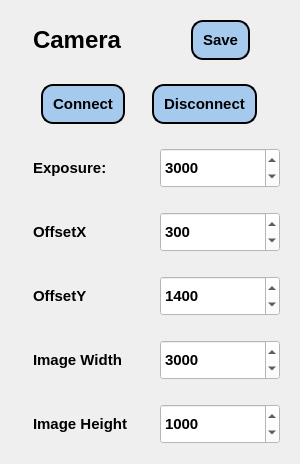
        <widget class="QWidget" name="paramaterFrame_2" native="true">
         <property name="enabled">
          <bool>true</bool>
         </property>
         <property name="sizePolicy">
          <sizepolicy hsizetype="Preferred" vsizetype="Fixed">
           <horstretch>0</horstretch>
           <verstretch>0</verstretch>
          </sizepolicy>
         </property>
         <property name="minimumSize">
          <size>
           <width>300</width>
           <height>0</height>
          </size>
         </property>
         <property name="maximumSize">
          <size>
           <width>10000</width>
           <height>1200</height>
          </size>
         </property>
         <property name="font">
          <font>
           <weight>75</weight>
           <bold>true</bold>
          </font>
         </property>
         <property name="styleSheet">
          <string notr="true"/>
         </property>
         <layout class="QGridLayout" name="gridLayout_4">
          <item row="4" column="0" colspan="2">
           <widget class="QWidget" name="widget_89" native="true">
            <layout class="QGridLayout" name="gridLayout_18">
             <item row="0" column="2">
              <widget class="QSpinBox" name="spinbox_offset_y">
               <property name="sizePolicy">
                <sizepolicy hsizetype="Minimum" vsizetype="Fixed">
                 <horstretch>0</horstretch>
                 <verstretch>40</verstretch>
                </sizepolicy>
               </property>
               <property name="minimumSize">
                <size>
                 <width>0</width>
                 <height>40</height>
                </size>
               </property>
               <property name="maximumSize">
                <size>
                 <width>140</width>
                 <height>40</height>
                </size>
               </property>
               <property name="font">
                <font>
                 <pointsize>11</pointsize>
                 <weight>75</weight>
                 <bold>true</bold>
                </font>
               </property>
               <property name="styleSheet">
                <string notr="true">background-color: rgb(255, 255, 255);
</string>
               </property>
               <property name="minimum">
                <number>0</number>
               </property>
               <property name="maximum">
                <number>2748</number>
               </property>
               <property name="value">
                <number>1400</number>
               </property>
              </widget>
             </item>
             <item row="0" column="1">
              <widget class="QLabel" name="label_134">
               <property name="sizePolicy">
                <sizepolicy hsizetype="Preferred" vsizetype="Preferred">
                 <horstretch>0</horstretch>
                 <verstretch>0</verstretch>
                </sizepolicy>
               </property>
               <property name="font">
                <font>
                 <pointsize>11</pointsize>
                 <weight>75</weight>
                 <bold>true</bold>
                </font>
               </property>
               <property name="text">
                <string>OffsetY</string>
               </property>
              </widget>
             </item>
             <item row="0" column="0">
              <widget class="QLabel" name="label_133">
               <property name="sizePolicy">
                <sizepolicy hsizetype="Fixed" vsizetype="Preferred">
                 <horstretch>0</horstretch>
                 <verstretch>0</verstretch>
                </sizepolicy>
               </property>
               <property name="text">
                <string/>
               </property>
               <property name="pixmap">
                <pixmap>all-icons/expand.png</pixmap>
               </property>
              </widget>
             </item>
            </layout>
           </widget>
          </item>
          <item row="6" column="0" colspan="2">
           <widget class="QWidget" name="widget_73" native="true">
            <property name="sizePolicy">
             <sizepolicy hsizetype="Preferred" vsizetype="Fixed">
              <horstretch>0</horstretch>
              <verstretch>0</verstretch>
             </sizepolicy>
            </property>
            <layout class="QHBoxLayout" name="horizontalLayout_68">
             <item>
              <widget class="QLabel" name="label_135">
               <property name="sizePolicy">
                <sizepolicy hsizetype="Fixed" vsizetype="Preferred">
                 <horstretch>0</horstretch>
                 <verstretch>0</verstretch>
                </sizepolicy>
               </property>
               <property name="text">
                <string/>
               </property>
               <property name="pixmap">
                <pixmap>all-icons/picture-size.png</pixmap>
               </property>
              </widget>
             </item>
             <item>
              <widget class="QLabel" name="label_136">
               <property name="sizePolicy">
                <sizepolicy hsizetype="Preferred" vsizetype="Preferred">
                 <horstretch>0</horstretch>
                 <verstretch>0</verstretch>
                </sizepolicy>
               </property>
               <property name="font">
                <font>
                 <pointsize>11</pointsize>
                 <weight>75</weight>
                 <bold>true</bold>
                </font>
               </property>
               <property name="text">
                <string>Image Height</string>
               </property>
              </widget>
             </item>
             <item>
              <widget class="QSpinBox" name="spinbox_image_height">
               <property name="minimumSize">
                <size>
                 <width>0</width>
                 <height>40</height>
                </size>
               </property>
               <property name="maximumSize">
                <size>
                 <width>600</width>
                 <height>40</height>
                </size>
               </property>
               <property name="font">
                <font>
                 <pointsize>11</pointsize>
                 <weight>75</weight>
                 <bold>true</bold>
                </font>
               </property>
               <property name="styleSheet">
                <string notr="true">background-color: rgb(255, 255, 255);
</string>
               </property>
               <property name="minimum">
                <number>400</number>
               </property>
               <property name="maximum">
                <number>2748</number>
               </property>
               <property name="value">
                <number>1000</number>
               </property>
               <property name="displayIntegerBase">
                <number>10</number>
               </property>
              </widget>
             </item>
            </layout>
           </widget>
          </item>
          <item row="0" column="1">
           <widget class="QWidget" name="widget_87" native="true">
            <layout class="QHBoxLayout" name="horizontalLayout_64">
             <item>
              <widget class="QPushButton" name="button_save_camera">
               <property name="sizePolicy">
                <sizepolicy hsizetype="Fixed" vsizetype="Fixed">
                 <horstretch>0</horstretch>
                 <verstretch>0</verstretch>
                </sizepolicy>
               </property>
               <property name="minimumSize">
                <size>
                 <width>0</width>
                 <height>40</height>
                </size>
               </property>
               <property name="maximumSize">
                <size>
                 <width>16777215</width>
                 <height>40</height>
                </size>
               </property>
               <property name="font">
                <font>
                 <pointsize>11</pointsize>
                 <weight>75</weight>
                 <bold>true</bold>
                </font>
               </property>
               <property name="styleSheet">
                <string notr="true">QPushButton {
    background-color: #A6CAEE;
    border: 2px solid black;
    border-radius: 12px;
padding: 10px 10px;
}

QPushButton:hover {
    background-color: qlineargradient(
spread:pad, 
x1:0, y1:0, x2:0, y2:1, 

stop:0 #738B95, 
stop:1 #BAE5F5
    );
}

QPushButton:pressed {
    background-color: qlineargradient(
spread:pad, 
x1:0, y1:0, x2:0, y2:1, 
stop:0  #BAE5F5, 
stop:1 #738B95
);
    padding-top: 6px;   /* tạo cảm giác ấn xuống */
}</string>
               </property>
               <property name="text">
                <string>Save</string>
               </property>
               <property name="icon">
                <iconset>
                 <normaloff>all-icons/save-24.png</normaloff>all-icons/save-24.png</iconset>
               </property>
               <property name="iconSize">
                <size>
                 <width>32</width>
                 <height>32</height>
                </size>
               </property>
              </widget>
             </item>
            </layout>
           </widget>
          </item>
          <item row="0" column="0">
           <widget class="QWidget" name="widget_90" native="true">
            <layout class="QHBoxLayout" name="horizontalLayout_67">
             <item>
              <widget class="QLabel" name="label_40">
               <property name="sizePolicy">
                <sizepolicy hsizetype="Fixed" vsizetype="Preferred">
                 <horstretch>0</horstretch>
                 <verstretch>0</verstretch>
                </sizepolicy>
               </property>
               <property name="text">
                <string/>
               </property>
               <property name="pixmap">
                <pixmap>all-icons/security-camera.png</pixmap>
               </property>
              </widget>
             </item>
             <item>
              <widget class="QLabel" name="label_12">
               <property name="sizePolicy">
                <sizepolicy hsizetype="Preferred" vsizetype="Fixed">
                 <horstretch>0</horstretch>
                 <verstretch>0</verstretch>
                </sizepolicy>
               </property>
               <property name="font">
                <font>
                 <pointsize>18</pointsize>
                 <weight>75</weight>
                 <bold>true</bold>
                </font>
               </property>
               <property name="text">
                <string>Camera</string>
               </property>
              </widget>
             </item>
            </layout>
           </widget>
          </item>
          <item row="3" column="0" colspan="2">
           <widget class="QWidget" name="widget_70" native="true">
            <property name="sizePolicy">
             <sizepolicy hsizetype="Preferred" vsizetype="Preferred">
              <horstretch>0</horstretch>
              <verstretch>0</verstretch>
             </sizepolicy>
            </property>
            <property name="maximumSize">
             <size>
              <width>160000</width>
              <height>16777215</height>
             </size>
            </property>
            <layout class="QHBoxLayout" name="horizontalLayout_65">
             <item>
              <widget class="QLabel" name="label_129">
               <property name="sizePolicy">
                <sizepolicy hsizetype="Fixed" vsizetype="Preferred">
                 <horstretch>0</horstretch>
                 <verstretch>0</verstretch>
                </sizepolicy>
               </property>
               <property name="text">
                <string/>
               </property>
               <property name="pixmap">
                <pixmap>all-icons/expand.png</pixmap>
               </property>
              </widget>
             </item>
             <item>
              <widget class="QLabel" name="label_130">
               <property name="sizePolicy">
                <sizepolicy hsizetype="Preferred" vsizetype="Preferred">
                 <horstretch>0</horstretch>
                 <verstretch>0</verstretch>
                </sizepolicy>
               </property>
               <property name="font">
                <font>
                 <pointsize>11</pointsize>
                 <weight>75</weight>
                 <bold>true</bold>
                </font>
               </property>
               <property name="text">
                <string>OffsetX</string>
               </property>
              </widget>
             </item>
             <item>
              <widget class="QSpinBox" name="spinbox_offset_x">
               <property name="sizePolicy">
                <sizepolicy hsizetype="Minimum" vsizetype="Fixed">
                 <horstretch>0</horstretch>
                 <verstretch>40</verstretch>
                </sizepolicy>
               </property>
               <property name="minimumSize">
                <size>
                 <width>0</width>
                 <height>40</height>
                </size>
               </property>
               <property name="maximumSize">
                <size>
                 <width>140</width>
                 <height>40</height>
                </size>
               </property>
               <property name="font">
                <font>
                 <pointsize>11</pointsize>
                 <weight>75</weight>
                 <bold>true</bold>
                </font>
               </property>
               <property name="styleSheet">
                <string notr="true">background-color: rgb(255, 255, 255);
</string>
               </property>
               <property name="minimum">
                <number>0</number>
               </property>
               <property name="maximum">
                <number>3840</number>
               </property>
               <property name="value">
                <number>300</number>
               </property>
              </widget>
             </item>
            </layout>
           </widget>
          </item>
          <item row="1" column="0" colspan="2">
           <widget class="QWidget" name="widget_22" native="true">
            <property name="sizePolicy">
             <sizepolicy hsizetype="Preferred" vsizetype="Fixed">
              <horstretch>0</horstretch>
              <verstretch>0</verstretch>
             </sizepolicy>
            </property>
            <layout class="QHBoxLayout" name="horizontalLayout_25">
             <item>
              <widget class="QPushButton" name="button_connect_camera">
               <property name="sizePolicy">
                <sizepolicy hsizetype="Fixed" vsizetype="Fixed">
                 <horstretch>0</horstretch>
                 <verstretch>0</verstretch>
                </sizepolicy>
               </property>
               <property name="minimumSize">
                <size>
                 <width>0</width>
                 <height>40</height>
                </size>
               </property>
               <property name="maximumSize">
                <size>
                 <width>16777215</width>
                 <height>40</height>
                </size>
               </property>
               <property name="font">
                <font>
                 <pointsize>11</pointsize>
                 <weight>75</weight>
                 <bold>true</bold>
                </font>
               </property>
               <property name="styleSheet">
                <string notr="true">QPushButton {
    background-color: #A6CAEE;
    border: 2px solid black;
    border-radius: 12px;
padding: 10px 10px;
}

QPushButton:hover {
    background-color: qlineargradient(
spread:pad, 
x1:0, y1:0, x2:0, y2:1, 

stop:0 #738B95, 
stop:1 #BAE5F5
    );
}

QPushButton:pressed {
    background-color: qlineargradient(
spread:pad, 
x1:0, y1:0, x2:0, y2:1, 
stop:0  #BAE5F5, 
stop:1 #738B95
);
    padding-top: 6px;   /* tạo cảm giác ấn xuống */
}</string>
               </property>
               <property name="text">
                <string>Connect</string>
               </property>
               <property name="icon">
                <iconset>
                 <normaloff>all-icons/rec.png</normaloff>all-icons/rec.png</iconset>
               </property>
               <property name="iconSize">
                <size>
                 <width>32</width>
                 <height>32</height>
                </size>
               </property>
              </widget>
             </item>
             <item>
              <widget class="QPushButton" name="button_disconnect_camera">
               <property name="sizePolicy">
                <sizepolicy hsizetype="Fixed" vsizetype="Fixed">
                 <horstretch>0</horstretch>
                 <verstretch>0</verstretch>
                </sizepolicy>
               </property>
               <property name="minimumSize">
                <size>
                 <width>0</width>
                 <height>40</height>
                </size>
               </property>
               <property name="maximumSize">
                <size>
                 <width>16777215</width>
                 <height>40</height>
                </size>
               </property>
               <property name="font">
                <font>
                 <pointsize>11</pointsize>
                 <weight>75</weight>
                 <bold>true</bold>
                </font>
               </property>
               <property name="styleSheet">
                <string notr="true">QPushButton {
    background-color: #A6CAEE;
    border: 2px solid black;
    border-radius: 12px;
padding: 10px 10px;
}

QPushButton:hover {
    background-color: qlineargradient(
spread:pad, 
x1:0, y1:0, x2:0, y2:1, 

stop:0 #738B95, 
stop:1 #BAE5F5
    );
}

QPushButton:pressed {
    background-color: qlineargradient(
spread:pad, 
x1:0, y1:0, x2:0, y2:1, 
stop:0  #BAE5F5, 
stop:1 #738B95
);
    padding-top: 6px;   /* tạo cảm giác ấn xuống */
}</string>
               </property>
               <property name="text">
                <string>Disconnect</string>
               </property>
               <property name="icon">
                <iconset>
                 <normaloff>all-icons/x-mark-3-24.png</normaloff>all-icons/x-mark-3-24.png</iconset>
               </property>
               <property name="iconSize">
                <size>
                 <width>32</width>
                 <height>32</height>
                </size>
               </property>
              </widget>
             </item>
            </layout>
           </widget>
          </item>
          <item row="5" column="0" colspan="2">
           <widget class="QWidget" name="widget_71" native="true">
            <property name="sizePolicy">
             <sizepolicy hsizetype="Preferred" vsizetype="Fixed">
              <horstretch>0</horstretch>
              <verstretch>0</verstretch>
             </sizepolicy>
            </property>
            <layout class="QHBoxLayout" name="horizontalLayout_66">
             <item>
              <widget class="QLabel" name="label_131">
               <property name="sizePolicy">
                <sizepolicy hsizetype="Fixed" vsizetype="Preferred">
                 <horstretch>0</horstretch>
                 <verstretch>0</verstretch>
                </sizepolicy>
               </property>
               <property name="text">
                <string/>
               </property>
               <property name="pixmap">
                <pixmap>all-icons/picture-size.png</pixmap>
               </property>
              </widget>
             </item>
             <item>
              <widget class="QLabel" name="label_132">
               <property name="font">
                <font>
                 <pointsize>11</pointsize>
                 <weight>75</weight>
                 <bold>true</bold>
                </font>
               </property>
               <property name="text">
                <string>Image Width</string>
               </property>
              </widget>
             </item>
             <item>
              <widget class="QSpinBox" name="spinbox_image_width">
               <property name="minimumSize">
                <size>
                 <width>0</width>
                 <height>40</height>
                </size>
               </property>
               <property name="maximumSize">
                <size>
                 <width>600</width>
                 <height>40</height>
                </size>
               </property>
               <property name="font">
                <font>
                 <pointsize>11</pointsize>
                 <weight>75</weight>
                 <bold>true</bold>
                </font>
               </property>
               <property name="styleSheet">
                <string notr="true">background-color: rgb(255, 255, 255);
</string>
               </property>
               <property name="minimum">
                <number>400</number>
               </property>
               <property name="maximum">
                <number>3840</number>
               </property>
               <property name="value">
                <number>3000</number>
               </property>
              </widget>
             </item>
            </layout>
           </widget>
          </item>
          <item row="2" column="0" colspan="2">
           <widget class="QWidget" name="widget_17" native="true">
            <property name="sizePolicy">
             <sizepolicy hsizetype="Preferred" vsizetype="Fixed">
              <horstretch>0</horstretch>
              <verstretch>0</verstretch>
             </sizepolicy>
            </property>
            <layout class="QHBoxLayout" name="horizontalLayout_19">
             <item>
              <widget class="QLabel" name="label_5">
               <property name="sizePolicy">
                <sizepolicy hsizetype="Fixed" vsizetype="Preferred">
                 <horstretch>0</horstretch>
                 <verstretch>0</verstretch>
                </sizepolicy>
               </property>
               <property name="text">
                <string/>
               </property>
               <property name="pixmap">
                <pixmap>all-icons/brightness.png</pixmap>
               </property>
              </widget>
             </item>
             <item>
              <widget class="QLabel" name="label_27">
               <property name="sizePolicy">
                <sizepolicy hsizetype="Preferred" vsizetype="Preferred">
                 <horstretch>0</horstretch>
                 <verstretch>0</verstretch>
                </sizepolicy>
               </property>
               <property name="font">
                <font>
                 <pointsize>11</pointsize>
                 <weight>75</weight>
                 <bold>true</bold>
                </font>
               </property>
               <property name="text">
                <string>Exposure:</string>
               </property>
              </widget>
             </item>
             <item>
              <widget class="QSpinBox" name="spinbox_exposure_time">
               <property name="sizePolicy">
                <sizepolicy hsizetype="Minimum" vsizetype="Fixed">
                 <horstretch>0</horstretch>
                 <verstretch>0</verstretch>
                </sizepolicy>
               </property>
               <property name="minimumSize">
                <size>
                 <width>0</width>
                 <height>40</height>
                </size>
               </property>
               <property name="maximumSize">
                <size>
                 <width>140</width>
                 <height>40</height>
                </size>
               </property>
               <property name="font">
                <font>
                 <pointsize>11</pointsize>
                 <weight>75</weight>
                 <bold>true</bold>
                </font>
               </property>
               <property name="styleSheet">
                <string notr="true">background-color: rgb(255, 255, 255);
</string>
               </property>
               <property name="minimum">
                <number>10</number>
               </property>
               <property name="maximum">
                <number>1000000</number>
               </property>
               <property name="value">
                <number>3000</number>
               </property>
              </widget>
             </item>
            </layout>
           </widget>
          </item>
         </layout>
        </widget>
